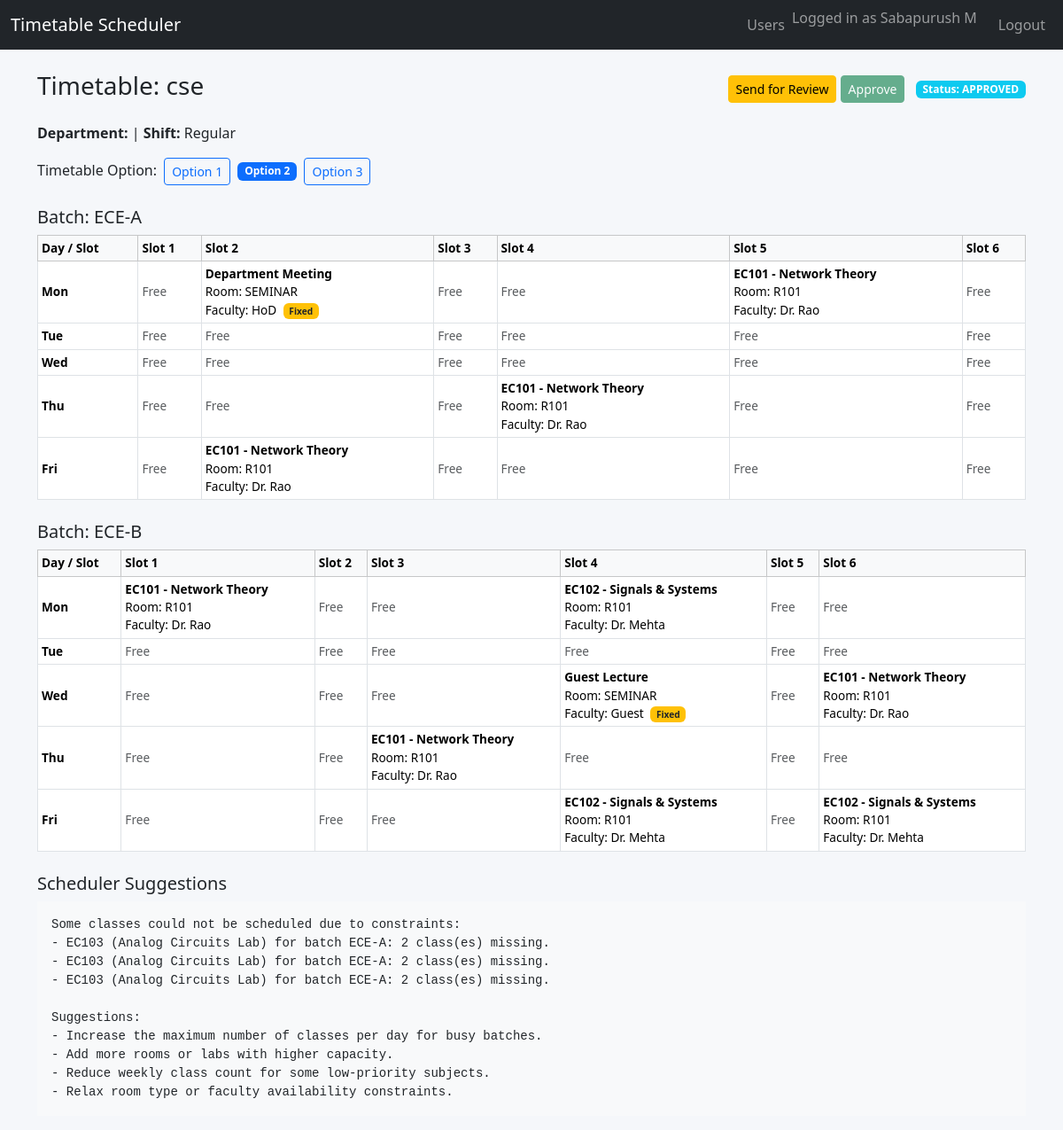
Screenshot of /timetable/5?option=1 (signed in) with the database file from the repository.
### tables this page shows
CREATE TABLE users (
    id INTEGER PRIMARY KEY AUTOINCREMENT,
    username TEXT UNIQUE NOT NULL,
    password_hash TEXT NOT NULL,
    role TEXT NOT NULL
);

CREATE TABLE timetables (
    id INTEGER PRIMARY KEY AUTOINCREMENT,
    name TEXT NOT NULL,
    department TEXT,
    shift TEXT,
    status TEXT NOT NULL,         -- DRAFT / UNDER_REVIEW / APPROVED
    input_json TEXT NOT NULL,     -- stores rooms, batches, subjects, etc.
    solution_json TEXT,           -- stores multiple timetable options
    suggestions TEXT,             -- text explaining problems/suggestions
    created_by INTEGER,
    created_at TEXT,
    FOREIGN KEY (created_by) REFERENCES users(id)
);

### app.py (the view)
@app.route('/timetable/<int:timetable_id>')
@login_required
def view_timetable(timetable_id):
    user = current_user()
    conn = get_db()
    t = conn.execute(
        "SELECT * FROM timetables WHERE id = ?",
        (timetable_id,)
    ).fetchone()
    conn.close()
    if not t:
        flash("Timetable not found.", "danger")
        return redirect(url_for('dashboard'))
    input_data = json.loads(t['input_json'])
    options = json.loads(t['solution_json']) if t['solution_json'] else []
    suggestions = t['suggestions']
    try:
        option_index = int(request.args.get('option', 0) or 0)
    except ValueError:
        option_index = 0
    current_option = None
    if options:
        option_index = max(0, min(option_index, len(options) - 1))
        current_option = options[option_index]
        current_option['timetable'] = normalize_timetable_keys(current_option['timetable'])
    return render_template(
        'view_timetable.html',
        user=user,
        t=t,
        input_data=input_data,
        options=options,
        current_option=current_option,
        option_index=option_index,
        suggestions=suggestions
    )

### app.py (called while the page is built)
def get_db():
    conn = sqlite3.connect(DATABASE)
    conn.row_factory = sqlite3.Row
    return conn

def current_user():
    if 'user_id' in session:
        conn = get_db()
        user = conn.execute(
            "SELECT * FROM users WHERE id = ?",
            (session['user_id'],)
        ).fetchone()
        conn.close()
        return user
    return None

def login_required(f):
    @wraps(f)
    def wrapper(*args, **kwargs):
        if not current_user():
            return redirect(url_for('login'))
        return f(*args, **kwargs)
    return wrapper

def normalize_timetable_keys(timetable):
    new_tt = {}
    for batch, days in timetable.items():
        new_tt[batch] = {}
        for day_key, slots in days.items():
            day = int(day_key) if not isinstance(day_key, int) else day_key
            new_tt[batch][day] = {}
            for slot_key, cell in slots.items():
                slot = int(slot_key) if not isinstance(slot_key, int) else slot_key
                new_tt[batch][day][slot] = cell
    return new_tt

### templates/view_timetable.html
{% extends "base.html" %}
{% block content %}
<div class="d-flex justify-content-between align-items-center mb-3">
  <h3>Timetable: {{ t['name'] }}</h3>
  <div>
    <form method="post"
          action="{{ url_for('change_status', timetable_id=t['id'], new_status='UNDER_REVIEW') }}"
          class="d-inline">
      <button class="btn btn-warning btn-sm"
              {% if t['status'] == 'UNDER_REVIEW' %}disabled{% endif %}>
        Send for Review
      </button>
    </form>
    <form method="post"
          action="{{ url_for('change_status', timetable_id=t['id'], new_status='APPROVED') }}"
          class="d-inline">
      <button class="btn btn-success btn-sm"
              {% if t['status'] == 'APPROVED' %}disabled{% endif %}>
        Approve
      </button>
    </form>
    <span class="badge bg-info ms-2">Status: {{ t['status'] }}</span>
  </div>
</div>
<p>
  <b>Department:</b> {{ t['department'] }} |
  <b>Shift:</b> {{ t['shift'] }}
</p>
{% if options and current_option %}
  <div class="mb-3">
    <span>Timetable Option:</span>
    {% for i in range(options|length) %}
      {% if i == option_index %}
        <span class="badge bg-primary ms-1">Option {{ i+1 }}</span>
      {% else %}
        <a class="btn btn-outline-primary btn-sm ms-1"
           href="{{ url_for('view_timetable', timetable_id=t['id'], option=i) }}">
          Option {{ i+1 }}
        </a>
      {% endif %}
    {% endfor %}
  </div>
  {% set days_list = ['Mon','Tue','Wed','Thu','Fri','Sat','Sun'] %}
  {% set num_days = current_option['num_days'] %}
  {% set slots_per_day = current_option['slots_per_day'] %}
  {% set batches = current_option['batches'] %}
  {% set tt = current_option['timetable'] %}
  {% for batch in batches %}
    <h5 class="mt-4">Batch: {{ batch }}</h5>
    <table class="table table-bordered table-sm align-middle">
      <thead class="table-light">
        <tr>
          <th>Day / Slot</th>
          {% for s in range(slots_per_day) %}
            <th>Slot {{ s+1 }}</th>
          {% endfor %}
        </tr>
      </thead>
      <tbody>
      {% for d in range(num_days) %}
        <tr>
          <th>{{ days_list[d] }}</th>
          {% set day_map = tt.get(batch, {}).get(d, {}) %}
          {% for s in range(slots_per_day) %}
            {% set cell = day_map.get(s) %}
            {% if cell %}
              <td>
                <strong>{{ cell.subject }}</strong><br>
                Room: {{ cell.room }}<br>
                Faculty: {{ cell.faculty }}
                {% if cell.special %}
                  <span class="badge bg-warning text-dark ms-1">Fixed</span>
                {% endif %}
              </td>
            {% else %}
              <td class="text-muted">Free</td>
            {% endif %}
          {% endfor %}
        </tr>
      {% endfor %}
      </tbody>
    </table>
  {% endfor %}
  <div class="mt-4">
    <h5>Scheduler Suggestions</h5>
    <pre class="bg-light p-3" style="white-space: pre-wrap;">{{ suggestions }}</pre>
  </div>
{% else %}
  <p>No timetable options stored.</p>
{% endif %}
{% endblock %}

### templates/base.html (shortened to what this page needs)
<!DOCTYPE html>
<html lang="en">
<head>
    <link href="https://cdn.jsdelivr.net/npm/bootstrap@5.3.2/dist/css/bootstrap.min.css" rel="stylesheet">
    <link rel="stylesheet" href="{{ url_for('static', filename='style.css') }}">
</head>
<body>
<nav class="navbar navbar-expand-lg navbar-dark bg-dark mb-4">
  <div class="container-fluid">
    <a class="navbar-brand" href="{{ url_for('dashboard') }}">Timetable Scheduler</a>
    <div class="collapse navbar-collapse">
      <ul class="navbar-nav ms-auto">
       {% if user %}
<li class="nav-item">
  {% if user['role'] == 'ADMIN' %}
    <a class="nav-link" href="{{ url_for('list_users') }}">Users</a>
  {% endif %}
</li>
<li class="nav-item">
  <span class="navbar-text me-3">Logged in as {{ user['username'] }}</span>
</li>
<li class="nav-item">
  <a class="nav-link" href="{{ url_for('logout') }}">Logout</a>
</li>
{% endif %}
      </ul>
    </div>
  </div>
</nav>
<div class="container">
    {% block content %}{% endblock %}
</div>
</body>
</html>

### static/style.css (style rules this page uses)
body { background-color: #f5f7fa; }
table.table td, table.table th { font-size: 0.85rem; }

### rows the page displays
users: username "Sabapurush M"
timetables: name "cse", status "APPROVED", shift "Regular", suggestions "Some classes could not be scheduled due to constraints: - EC103 (Analog Circuits Lab) for batch ECE-A: 2 class(es) missing. - EC103 (Analog Circuits Lab) for batch ECE-A: 2 class(es) missing. - EC103 (Analog Circuits Lab) for batch ECE-A: 2 class(es) missing. Suggestions: - Increase the maximum number of classes per day for busy batches. - Add more rooms or labs with higher capacity. - Reduce weekly class count for some low-priority subjects. - Relax room type or faculty availability constraints."

### other values shown
{{ i+1 }} "1" "3"
{{ i+1 }} "2"
{{ batch }} "ECE-A" "ECE-B"
{{ s+1 }} "1" "2" "3" "4" "5" "6" "1" "2" "3" "4" "5" "6"
{{ days_list[d] }} "Mon" "Tue" "Wed" "Thu" "Fri" "Mon" "Tue" "Wed" "Thu" "Fri"
{{ cell.subject }} "Department Meeting" "EC101 - Network Theory" "EC101 - Network Theory" "EC101 - Network Theory" "EC101 - Network Theory" "EC102 - Signals & Systems" "Guest Lecture" "EC101 - Network Theory" "EC101 - Network Theory" "EC102 - Signals & Systems" "EC102 - Signals & Systems"
{{ cell.room }} "SEMINAR" "R101" "R101" "R101" "R101" "R101" "SEMINAR" "R101" "R101" "R101" "R101"
{{ cell.faculty }} "HoD" "Dr. Rao" "Dr. Rao" "Dr. Rao" "Dr. Rao" "Dr. Mehta" "Guest" "Dr. Rao" "Dr. Rao" "Dr. Mehta" "Dr. Mehta"
